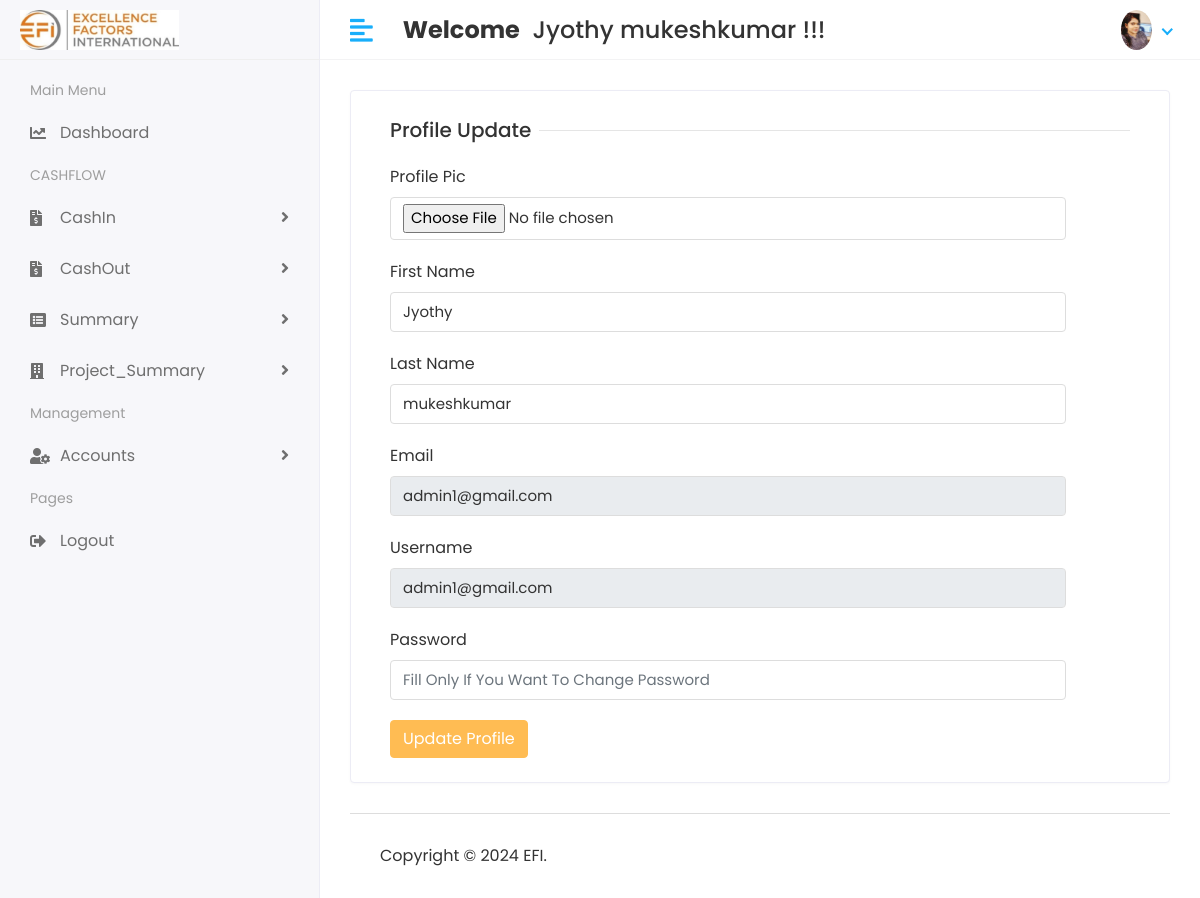
Page /Profile (signed in) on the committed database.
### cashflow/models.py (models this page shows)
class CustomUser(AbstractUser):
    USER_TYPES = (
        ('1', 'Account Team'),
        ('2', 'Manager'),
        ('3', 'Admin'),
    )
    user_type = models.CharField(choices=USER_TYPES, max_length=50, default='ACCOUNT_TEAM')
    profile_pic = models.ImageField(upload_to='profile_pics', blank=True, null=True)

### data_management_main/views.py (the view)
# urls.py: path('Profile',views.PROFILE,name='profile'),
@login_required(login_url='/')
def PROFILE(request):
    user = CustomUser.objects.get(id = request.user.id)
    context = {
        "user":user,
    }
    return render(request,'profile.html',context)

### templates/profile.html (shortened to what this page needs)
{% extends 'base.html' %}
{% block content %}
<div class="row">
   <div class="col-sm-12">
      <div class="card">
         <div class="card-body">
            <form method="post" action="{% url 'profile_update' %}" enctype="multipart/form-data">
               <div class="col-12">
                  <h5 class="form-title"><span>Profile Update</span></h5>
               </div>
               <div class="col-sm-11">
                  <div class="form-group">
                     <label>Profile Pic</label>
                     <input type="file" class="form-control" name="profile_pic">
                  </div>
               </div>
               <div class="col-sm-11">
                  <div class="form-group">
                     <label>First Name</label>
                     <input type="text" class="form-control" name="first_name" value="{{user.first_name}}">
                  </div>
               </div>
               <div class="col-sm-11">
                  <div class="form-group">
                     <label>Last Name</label>
                     <input type="text" class="form-control" name="last_name" value="{{user.last_name}}">
                  </div>
               </div>
               <div class="col-sm-11">
                  <div class="form-group">
                     <label>Email</label>
                     <input type="text" class="form-control" name="email" value="{{user.email}}" readonly>
                  </div>
               </div>
               <div class="col-sm-11">
                  <div class="form-group">
                     <label>Username</label>
                     <input type="text" class="form-control" name="username" value="{{user.username}}" readonly>
                  </div>
               </div>
               <div class="col-sm-11">
                  <div class="form-group">
                     <label>Password</label>
                     <input type="password" class="form-control" name="password" placeholder="Fill Only If You Want To Change Password">
                  </div>
               </div>
               <div class="col-12">
                  <button type="submit" class="btn btn-primary">Update Profile</button>
               </div>
            </form>
         </div>
      </div>
   </div>
</div>
{% endblock %}

### templates/includes/header.html (shortened to what this page needs)
{% load static %}
<div class="header">
    <div class="header-left">
       <a href="index.html" class="logo">
       <img src="{% static 'assets/img/logo.jpg' %}" alt="Logo">
       </a>
    </div>
    <a href="javascript:void(0);" id="toggle_btn">
    <i class="fas fa-align-left"></i>
    </a>
    <div class="top-nav-search mt-3">
       <h4><strong> Welcome</strong>&nbsp;<span> {{ user.first_name}} {{ user.last_name}}</span>&nbsp;!!! </h4>
    </div>
      <ul class="nav user-menu">
       <li class="nav-item dropdown has-arrow">
          <a href="#" class="dropdown-toggle nav-link" data-toggle="dropdown">
          {% if user.profile_pic == "" %}
          <span class="user-img"><img class="rounded-circle" src="{% static 'assets/img/profiles/avatar-01.jpeg' %}" width="31" alt="Ryan Taylor"></span>
          {% else %}
          <span class="user-img"><img class="rounded-circle" src="/{{user.profile_pic}}" width="31" alt="Ryan Taylor"></span>
           {% endif %}
        </a>
       </li>
    </ul>
 </div>

### static/assets/css/style.css (style rules this page uses)
html { height: 100%; }
body { background-color: #fff; color: #333; font-family: 'Poppins', sans-serif; font-size: 1rem; height: 100%; line-height: 1.5; overflow-x: hidden; }
h1, h2, h3, h4, h5, h6 { font-family: 'Poppins', sans-serif; margin-top: 0; }
.form-control { border: 1px solid #ddd; box-shadow: none; color: #333; font-size: 15px; height: 40px; }
a { color: #009ce7; }
input, button, a { transition: all 0.4s ease; -moz-transition: all 0.4s ease; -o-transition: all 0.4s ease; -ms-transition: all 0.4s ease; -webkit-transition: all 0.4s ease; }
input, input:focus, button, button:focus { outline: none; }
input[type="file"] { height: auto; min-height: calc(1.5em + .75rem + 2px); }
input[type=text], input[type=password] { -webkit-appearance: none; -moz-appearance: none; appearance: none; }
.form-group { margin-bottom: 1.25rem; }
ul, ol { padding: 0px; list-style: none; }
.btn-primary { background-color: #FFBC53; border: 1px solid #FFBC53; }
.card { border: 1px solid #ececf5; box-shadow: 0 1px 3px 0 rgba(0, 0, 0, 0.03); margin-bottom: 1.875rem; }
.card-body { padding: 1.5rem; }
.header { background-color: #fff; border-bottom: 1px solid #f3f3f4; left: 0; position: fixed; right: 0; top: 0; z-index: 1001; height: 60px; }
.header .header-left { float: left; height: 60px; padding: 0 20px; position: relative; width: 320px; z-index: 1; transition: all 0.2s ease-in-out; background-color: #f7f7fa; border-bottom: 1px solid #efefef; border-right: 1px solid #ececf5; display: flex; align-items: center; }
.header .header-left .logo { display: inline-block; line-height: 60px; }
.header .header-left .logo img { max-height: 40px; width: auto; }
.header .dropdown-toggle:after { display: none; }
.header .has-arrow .dropdown-toggle:after { border-top: 0; border-left: 0; border-bottom: 2px solid #18aefa; border-right: 2px solid #18aefa; content: ''; height: 8px; display: inline-block; pointer-events: none; -webkit-transform-origin: 66% 66%; -ms-transform-origin: 66% 66%; transform-origin: 66% 66%; -webkit-transform: rotate(45deg); -ms-transform: rotate(45deg); transform: rotate(45deg); -webkit-transition: all 0.15s ease-in-out; transition: all 0.15s ease-in-out; width: 8px; vertical-align: 0px; }
.user-menu { float: right; margin: 0; position: relative; z-index: 99; padding-right: 15px; }
.user-menu.nav > li > a { color: #a0a0a0; font-size: 14px; line-height: 58px; padding: 0 15px; height: 60px; }
.user-img { margin-right: 3px; position: relative; }
.top-nav-search { float: left; margin-left: 15px; }
.form-title { width: 100%; max-width: 100%; padding: 0; font-size: 1.25rem; font-weight: 500; line-height: inherit; color: #333; white-space: normal; position: relative; display: block; margin-bottom: 20px; }
.form-title:before { content: ""; position: absolute; left: 0px; right: 0px; height: 1px; top: 50%; background-color: rgba(0, 0, 0, 0.1); }
.form-title span { padding: 0px 0.5rem 0 0; background-color: #fff; display: inline-block; z-index: 2; position: relative; }
@media (min-width: 992px) { #toggle_btn { align-items: center; color: #18aefa; display: inline-flex; float: left; font-size: 26px; height: 60px; justify-content: center; margin-left: 15px; padding: 0 15px; } }

### rows in the picture
CustomUser: first_name "Jyothy", last_name "mukeshkumar", profile_pic (picture), email "admin1@gmail.com", username "admin1@gmail.com"
